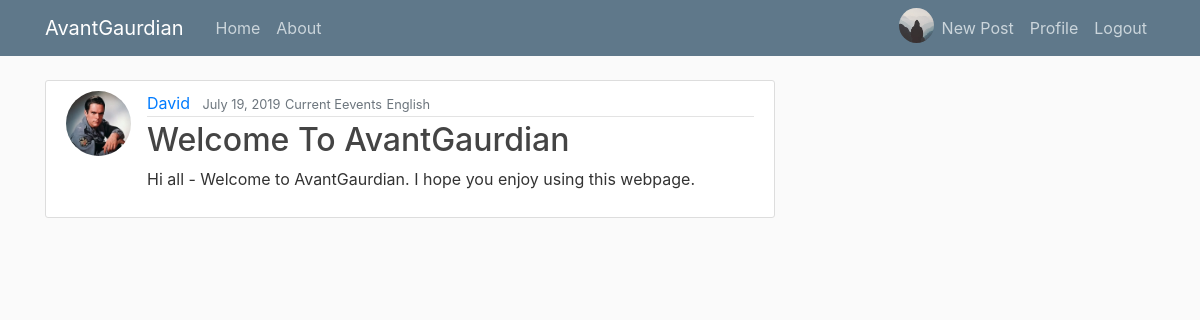
The app's page /post/6/ (signed in) with its own data.
### users/models.py (models this page shows, shortened)
class Profile(models.Model):
    user = models.OneToOneField(User, on_delete=models.CASCADE)
    image = models.ImageField(default='default.jpg',upload_to='profile_pics')

### blog/models.py (models this page shows, shortened)
class Post(models.Model):
    title = models.CharField(max_length=100)
    content = models.TextField()
    date_posted = models.DateTimeField(default=timezone.now)
    author = models.ForeignKey(User, on_delete=models.CASCADE)
    topic = models.CharField(max_length=15, choices=Topic_CHOICES, default='Current Events')
    language = models.CharField(max_length=25, choices=Language_CHOICES, default = 'English')

### blog/views.py (the view)
# urls.py: path('post/<int:pk>/', PostDetailView.as_view(), name='post-detail'),
class PostDetailView(DetailView):
    model = Post
    context_object_name = 'post'

### blog/templates/blog/post_detail.html (shortened to what this page needs)
{% extends 'blog/base.html' %}
{% block content %}
    <article class="media content-section">
          <img src = {{ post.author.profile.image.url }} class = "rounded-circle article-img">
            <div class="media-body">
              <div class="article-metadata">
                <a class="mr-2" href="#">{{ post.author }}</a>
                <small class="text-muted">{{ post.date_posted.date }}</small>
                <small class="text-muted">{{ post.topic }}</small>
                <small class="text-muted">{{ post.language }}</small>
              </div>
              <h2 class="article-title">{{ post.title }}</h2>
              <p class="article-content">{{ post.content }}</p>
            </div>
          </article>
{% endblock content%}

### blog/templates/blog/base.html (shortened to what this page needs)
{% load static %}
<!DOCTYPE html>
<head>
    <link rel="stylesheet" href="https://maxcdn.bootstrapcdn.com/bootstrap/4.0.0/css/bootstrap.min.css">
    <link rel='stylesheet' href="{%static 'blog/main.css'%}">
</head>
<body>
        <header class="site-header">
                <nav class="navbar navbar-expand-md navbar-dark bg-steel fixed-top">
                  <div class="container">
                    <a class="navbar-brand mr-4" href="{% url 'blog-home' %}">AvantGaurdian </a>
                    <div class="collapse navbar-collapse" id="navbarToggle">
                      <div class="navbar-nav mr-auto">
                        <a class="nav-item nav-link" href="{% url 'blog-home' %}">Home</a>
                        <a class="nav-item nav-link" href="{% url 'blog-about' %}">About</a>
                      </div>
                      <div class="navbar-nav">
                        {% if user.is_authenticated %}
                        <img width ="35" height ="35" class="rounded-circle" src="{{ user.profile.image.url }}">
                        <a class="nav-item nav-link" href="{% url "post-create"%}">New Post</a>
                        <a class="nav-item nav-link" href="{% url "profile"%}">Profile</a>
                        <a class="nav-item nav-link" href="{% url "logout"%}">Logout</a>
                        {% else %}
                        <a class="nav-item nav-link" href="{% url "login"%}">Login</a>
                        <a class="nav-item nav-link" href="{% url "register"%}">Register</a>
                        {% endif %}
                      </div>
                    </div>
                  </div>
                </nav>
              </header>
              <main role="main" class="container">
                    <div class="row">
                      <div class="col-md-8">
                        {% block content %}{% endblock %}
                      </div>
                  </main>
</body>
</html>

### blog/static/blog/main.css (style rules this page uses)
body { background: #fafafa; color: #333333; margin-top: 5rem; }
h1, h2, h3, h4, h5, h6 { color: #444444; }
.bg-steel { background-color: #5f788a; }
.site-header .navbar-nav .nav-link { color: #cbd5db; }
.content-section { background: #ffffff; padding: 10px 20px; border: 1px solid #dddddd; border-radius: 3px; margin-bottom: 20px; }
.article-title { color: #444444; }
.article-content { white-space: pre-line; }
.article-img { height: 65px; width: 65px; margin-right: 16px; }
.article-metadata { padding-bottom: 1px; margin-bottom: 4px; border-bottom: 1px solid #e3e3e3 }

### records on screen
Post: author.profile.image (picture), author "David", date_posted "July 19, 2019", topic "Current Eevents", language "English", title "Welcome To AvantGaurdian", content "Hi all - Welcome to AvantGaurdian. I hope you enjoy using this webpage."
